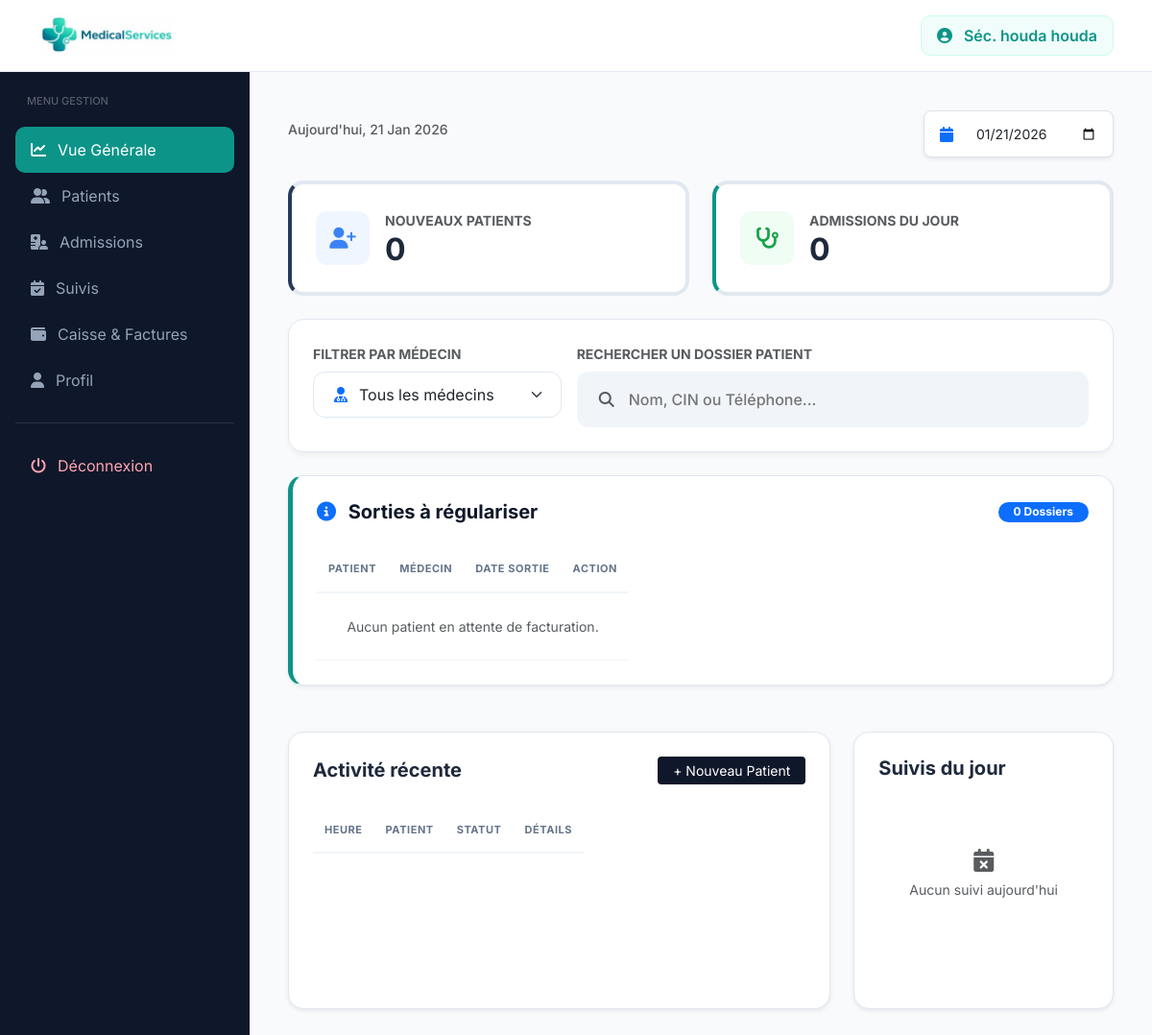
The app's page /connexion_secretaire/dashboard_secretaire.php (signed in), older data.
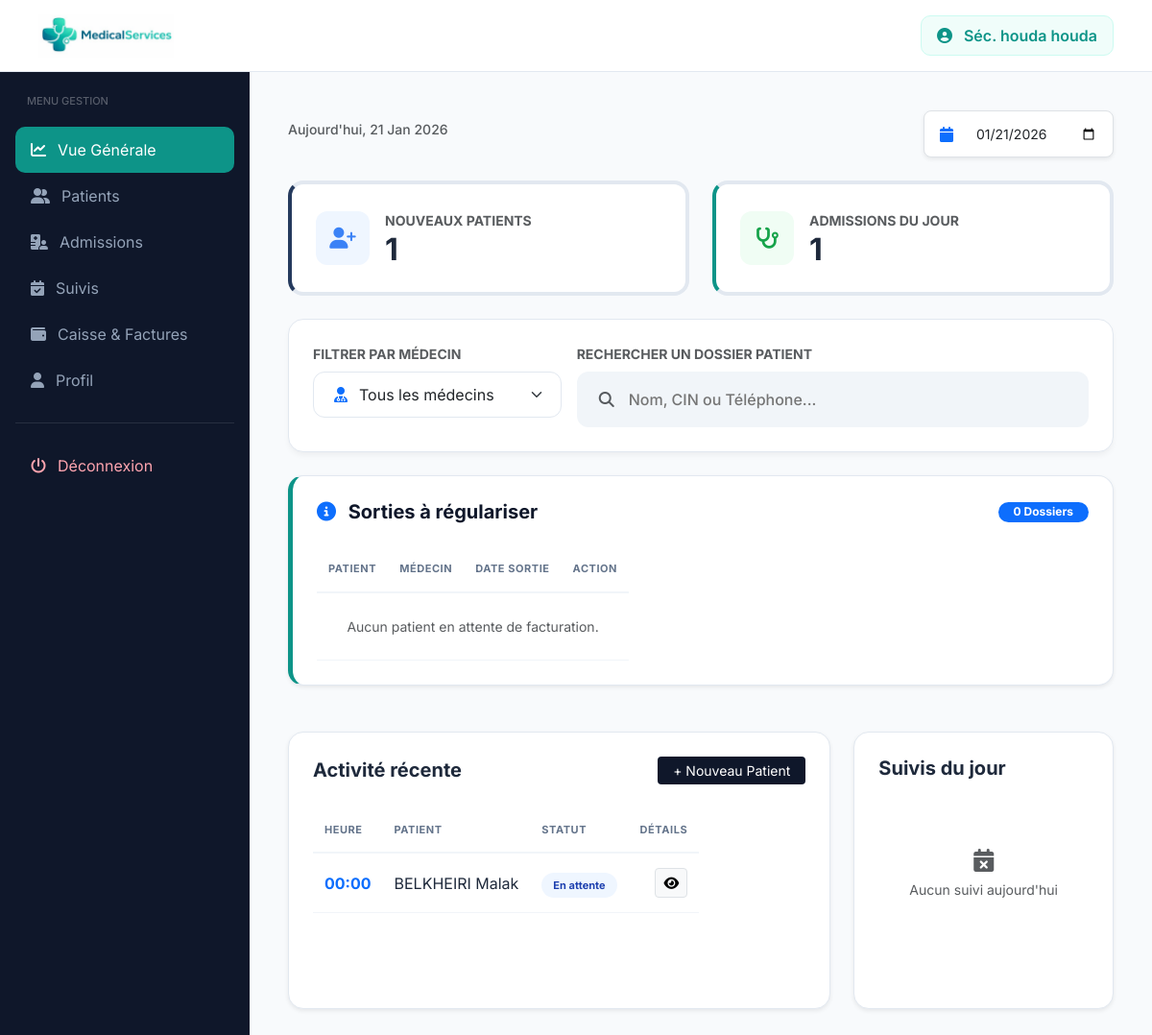
The same page, newer data.
### tables this page shows
CREATE TABLE `admissions` (
  `id_admission` int(11) NOT NULL,
  `id_patient` int(11) NOT NULL,
  `id_medecin` int(11) DEFAULT NULL,
  `id_chambre` int(11) DEFAULT NULL,
  `date_admission` datetime NOT NULL,
  `date_sortie` datetime DEFAULT NULL,
  `service` varchar(100) NOT NULL,
  `motif` text NOT NULL,
  `type_admission` varchar(50) DEFAULT 'Normal',
  `statut` varchar(50) DEFAULT 'En cours',
  `created_at` datetime DEFAULT current_timestamp(),
  `updated_at` datetime DEFAULT current_timestamp() ON UPDATE current_timestamp()
);

CREATE TABLE `patients` (
  `id_patient` int(11) NOT NULL,
  `CIN` varchar(10) NOT NULL,
  `nom` varchar(50) NOT NULL,
  `prenom` varchar(50) NOT NULL,
  `date_naissance` date DEFAULT NULL,
  `sexe` varchar(255) DEFAULT NULL,
  `adresse` varchar(100) DEFAULT NULL,
  `telephone` varchar(20) DEFAULT NULL,
  `email` varchar(50) DEFAULT NULL,
  `groupe_sanguin` varchar(255) NOT NULL,
  `statut` varchar(255) NOT NULL DEFAULT 'stable',
  `allergies` text NOT NULL,
  `date_inscription` timestamp NOT NULL DEFAULT current_timestamp(),
  `id_medecin` int(11) NOT NULL
);

### connexion_secretaire/dashboard_secretaire.php (the view, shortened to what the changed rows need)
<?php
include("../config/connexion.php");
$selected_date = isset($_GET['date']) ? $_GET['date'] : date('Y-m-d');
$sql_new_pat = "SELECT COUNT(DISTINCT p.id_patient) FROM patients p
                JOIN admissions a ON p.id_patient = a.id_patient
                WHERE DATE(p.date_inscription) = '$selected_date'";
$count_patients = $pdo->query($sql_new_pat)->fetchColumn();
$sql_count_adm = "SELECT COUNT(*) FROM admissions WHERE DATE(date_admission) = '$selected_date'";
$count_admissions = $pdo->query($sql_count_adm)->fetchColumn();
$sql_adm = "SELECT a.*, p.nom, p.prenom, f.id_facture, u.nom as nom_medecin
    FROM admissions a
    JOIN patients p ON a.id_patient = p.id_patient
    JOIN utilisateurs u ON a.id_medecin = u.id_user
    LEFT JOIN factures f ON a.id_admission = f.id_admission
    WHERE DATE(a.date_admission) = '$selected_date'";
$sql_adm .= " ORDER BY a.date_admission DESC";
$admissions = $pdo->query($sql_adm)->fetchAll(PDO::FETCH_ASSOC);
?>
<!DOCTYPE html>
<html lang="fr">
<head>
    <link rel="stylesheet" href="https://cdnjs.cloudflare.com/ajax/libs/font-awesome/6.5.0/css/all.min.css">
    <link href="https://cdn.jsdelivr.net/npm/bootstrap@5.3.2/dist/css/bootstrap.min.css" rel="stylesheet">
</head>
<body>
<div class="wrapper">
    <main class="content">
        <div class="row g-4 mb-4">
            <div class="col-md-6">
                <div class="mega-card d-flex align-items-center gap-3 border-start border-4" style="border-left-color: var(--secondary) !important;">
                    <div>
                        <span class="text-muted small fw-bold">NOUVEAUX PATIENTS</span>
                        <h2 class="fw-bold mb-0"><?= $count_patients ?></h2>
                    </div>
                </div>
            </div>
            <div class="col-md-6">
                <div class="mega-card d-flex align-items-center gap-3 border-start border-4" style="border-left-color: var(--primary) !important;">
                    <div>
                        <span class="text-muted small fw-bold">ADMISSIONS DU JOUR</span>
                        <h2 class="fw-bold mb-0"><?= $count_admissions ?></h2>
                    </div>
                </div>
            </div>
        </div>
        <div class="section-box border-left-primary shadow-sm">
            <div class="table-responsive">
                <table>
                    <thead>
                        <tr>
                            <th>Patient</th>
                            <th>Médecin</th>
                            <th>Date Sortie</th>
                            <th class="text-end">Action</th>
                        </tr>
                    </thead>
                </table>
            </div>
        </div>
        <div class="row g-4 mt-1">
            <div class="col-lg-8">
                <div class="section-box h-100 shadow-sm">
                    <div class="table-responsive">
                        <table>
                            <thead>
                                <tr>
                                    <th>Heure</th>
                                    <th>Patient</th>
                                    <th>Statut</th>
                                    <th class="text-end">Détails</th>
                                </tr>
                            </thead>
                            <tbody>
                                <?php foreach($admissions as $a): ?>
                                <tr>
                                    <td class="fw-bold text-primary"><?= date('H:i', strtotime($a['date_admission'])) ?></td>
                                    <td><?= htmlspecialchars($a['nom'].' '.$a['prenom']) ?></td>
                                    <td>
                                        <span class="status-badge <?= $a['id_facture'] ? 'status-termine' : 'status-encours' ?>">
                                            <?= $a['id_facture'] ? 'Réglé' : 'En attente' ?>
                                        </span>
                                    </td>
                                    <td class="text-end">
                                        <a href="dossier_patient.php?id=<?= $a['id_patient'] ?>" class="btn btn-sm btn-light border"><i class="fa-solid fa-eye"></i></a>
                                    </td>
                                </tr>
                                <?php endforeach; ?>
                            </tbody>
                        </table>
                    </div>
                </div>
            </div>
        </div>
    </main>
</div>
</body>
</html>

Row changes from the older to the newer data that the page shows:
added admissions: date_admission "00:00", id_patient.prenom "BELKHEIRI Malak"
Text that changed along with them:
$count_patients: "0" → "1"
$count_admissions: "0" → "1"
